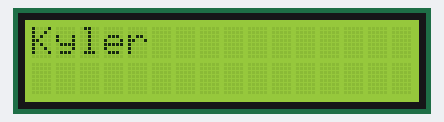
A sketch run on a simulated Arduino Uno, built with avr-gcc and run on an emulated ATmega328P. Parts: 16×2 character LCD.

Above: at 0.11 s.
At 0.73 s:
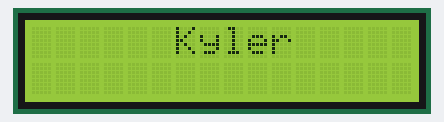
At 1.35 s:
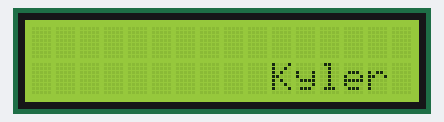
At 1.97 s:
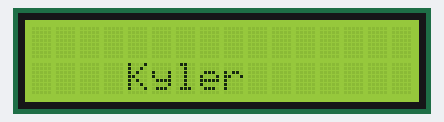
At 2.69 s:
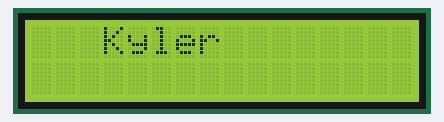

Measured:
- by itself, everything shown: repeats every 2.3 s, in 22 steps

The sketch:

level2.ino
```cpp
//   ________________________________________________________________________
//  /  Name: Kyler Visser              Level 2             Date: 2023-11-03  \
//  |                                                                        |
//  |                                Description                             |
//  |                                                                        |
//  |   This program will use the LCD to display my name on the screen. It   |
//  |            rotate in a circle clockwise around the display.            |
//  \________________________________________________________________________/

#include <LiquidCrystal.h>

// Initialise the Serial LCD.
LiquidCrystal lcd(12, 11, 7, 6, 5, 4); // These pin numbers are hard coded in on the serial backpack board.

//  --------------------
//    Setup vairables.
//  --------------------
String name = "Kyler";
int distance = 16 - name.length();
int pauseTime = 100;

//  --------------
//    Setup lcd.
//  --------------
void setup() {
    lcd.begin(16, 2); // Initialize the LCD.
}

//  -----------------------------
//    Main code execution loop.
//  -----------------------------
void loop() {
    goRight();
    goLeft();
}

//  ---------------------------
//    Send text to the right.
//  ---------------------------
void goRight() {
    for (int i=0; i<distance; i++) {
        lcd.clear();
        lcd.setCursor(i, 0);
        lcd.print(name);
        delay(pauseTime);
    }
}

//  --------------------------
//    Send text to the left.
//  --------------------------
void goLeft() {
    for (int i=0; i<distance; i++) {
        lcd.clear();
        lcd.setCursor(distance - i, 1);
        lcd.print(name);
        delay(pauseTime);
    }
}
```
